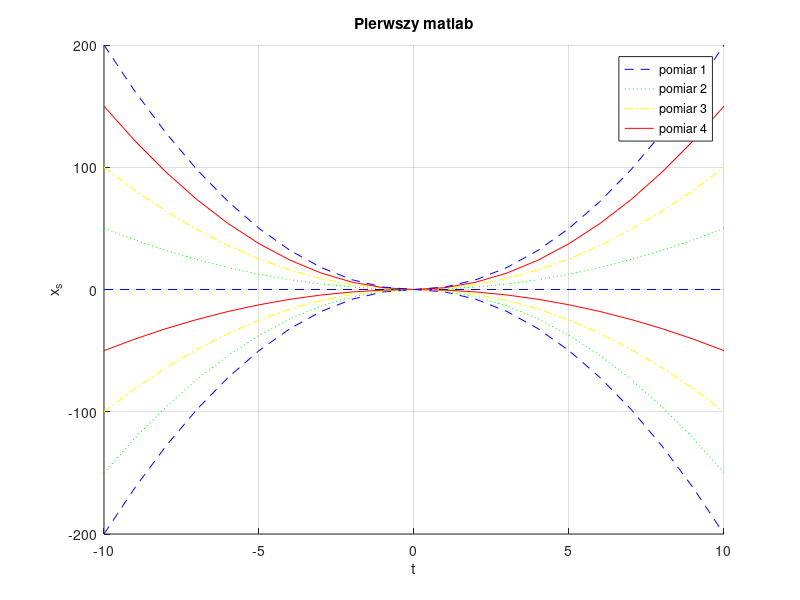

This chart was generated by the following MATLAB code:
figure;
hold on;
grid on;
title('Pierwszy matlab');
xlabel('t');
ylabel('x_s');
x = [-10:1:10];
a = [-2:.5:2];
colors = ['r- ';'b--';'g: ';'y-.'];
description = ['pomiar 1';'pomiar 2';'pomiar 3';'pomiar 4'];
for i=1:size(a,2);
    color_line = mod(i,size(colors,1))+1;
    plot(x,a(i)*x.*x,colors(color_line,:));
end;
legend(description);